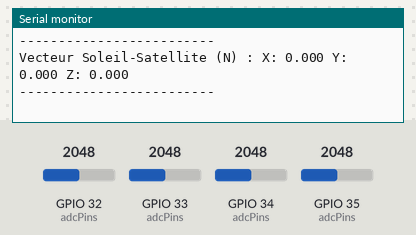
Bench run of a sketch on a simulated ESP32. Parts: the last lines printed to the serial monitor. The test bench sets the inputs (shaded band); at power-on: GPIO 32 (adcPins) = 2048, GPIO 34 (adcPins) = 2048, GPIO 33 (adcPins) = 2048, GPIO 35 (adcPins) = 2048.

Above: at 1.2 s.
1.3 s: GPIO 32 (adcPins) set to 2866
At 2.7 s:
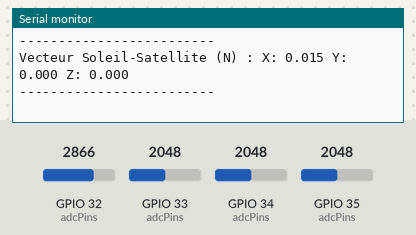
2.8 s: GPIO 34 (adcPins) set to 2866
At 4.1 s:
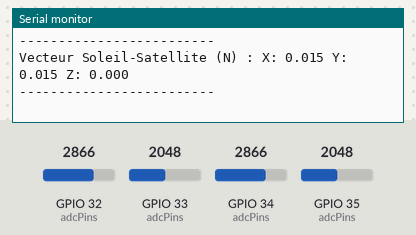
4.3 s: GPIO 33 (adcPins) set to 2866
At 5.2 s:
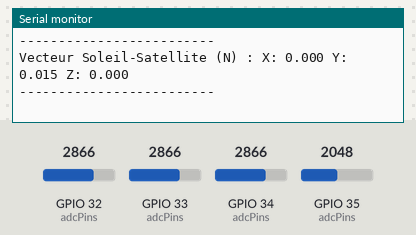
5.8 s: GPIO 35 (adcPins) set to 1228
At 7.0 s:
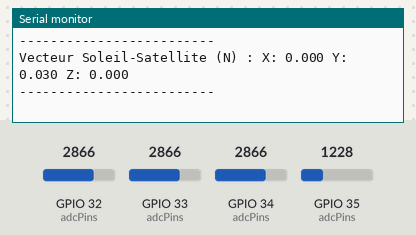
7.3 s: GPIO 32 (adcPins) set to 3972
At 8.5 s:
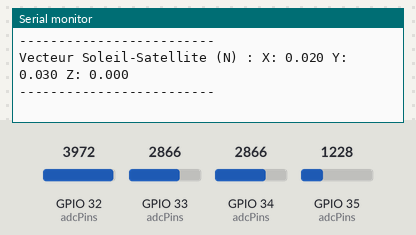
8.8 s: GPIO 34 (adcPins) set to 3972
At 10.4 s:
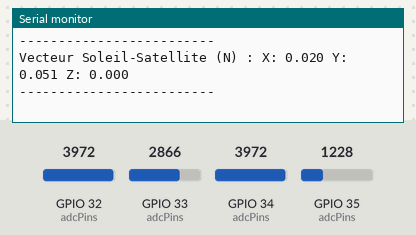
Timing chart, 0 to 11.3 s (numbered marks = the images above; inputs shaded):
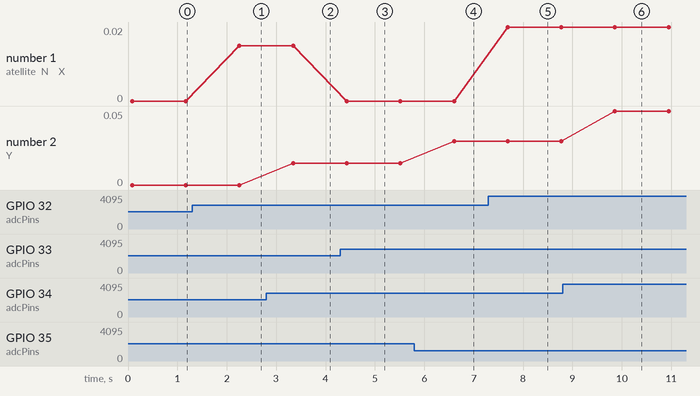

Measured:
- after the input at 1.3 s, the serial monitor: prints a new line after 0.96 s (image 1)
- after the input at 2.8 s, the serial monitor: prints a new line after 0.54 s (image 2)
- after the input at 4.3 s, the serial monitor: prints a new line after 0.13 s (image 3)
- after the input at 5.8 s, the serial monitor: prints a new line after 0.80 s (image 4)
- after the input at 7.3 s, the serial monitor: prints a new line after 0.39 s (image 5)
- after the input at 8.8 s, the serial monitor: prints a new line after 1.1 s (image 6)
- plotted number 1: 0 → 0.01 after the input at 1.3 s, 0 → 0.02 after the input at 7.3 s
- plotted number 2: 0.01 → 0.03 after the input at 5.8 s, 0.03 → 0.05 after the input at 8.8 s

The sketch:

calculVecteurSunSatellite.ino
```cpp
const int NUM_SAMPLES = 10;
const int numFaces = 4;
const int adcPins[numFaces] = {32, 33, 34, 35}; // Pins des 4 photodiodes

// Normaux des 4 faces (X+, X−, Y+, Y−)
const float normals[numFaces][3] = {
  {1, 0, 0},   // +X
  {-1, 0, 0},  // -X
  {0, 1, 0},   // +Y
  {0, -1, 0}   // -Y
};

void setup() {
  Serial.begin(115200);
}

float readFiltered(int pin) {
  long sum = 0;
  for (int i = 0; i < NUM_SAMPLES; i++) {
    sum += analogRead(pin);
    delay(2); // Petit délai pour la stabilité
  }
  float meanRaw = sum / (float)NUM_SAMPLES;
  return meanRaw * (3.3 / 4095.0); // Convertit en volts
}

void loop() {
  float I[numFaces];
  float numerator[3] = {0, 0, 0}; // vecteur N numérateur
  float denominator = 0;

  // Lecture filtrée de chaque photodiode
  for (int i = 0; i < numFaces; i++) {
    I[i] = readFiltered(adcPins[i]);

    // Si la lumière est négligeable (< 0.1 V), on ignore la face
    if (I[i] < 0.1) continue;

    // Calcul du numérateur : somme (ni * Ii)
    for (int j = 0; j < 3; j++) {
      numerator[j] += normals[i][j] * I[i];
    }

    // Calcul du dénominateur : somme (Ii)
    denominator += 3.3*3.3;
  }

  // Si aucune face n’a reçu de lumière : vecteur nul
  if (denominator == 0) {
    Serial.println("Aucune face éclairée.");
  } else {
    float N[3];
    for (int i = 0; i < 3; i++) {
      N[i] = numerator[i] / denominator;
    }

    Serial.print("Vecteur Soleil-Satellite (N) : ");
    Serial.print("X: "); Serial.print(N[0], 3);
    Serial.print(" Y: "); Serial.print(N[1], 3);
    Serial.print(" Z: "); Serial.println(N[2], 3); // Z = 0 ici
  }

  Serial.println("-------------------------");
  delay(1000);
}
```
